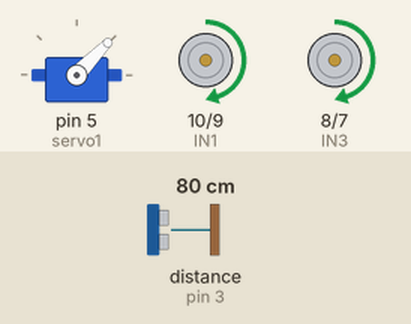
A sketch run on a simulated Arduino Uno, built with avr-gcc and run on an emulated ATmega328P. On the bench: servo, motor-driver pin pairs drawn as motors (green arrow = first pin HIGH = forward, orange = second pin HIGH = backward, longer = more drive, scaled by the enable pin). Wiring (inferred from the names in the program): ultrasonic range finder: trigger pin 2; echo pin 3. Inputs (shaded band) come from the test bench; at power-on: distance to the obstacle (sensor on pin 3) 80 cm. The echo pulse lasts 58.3 µs per cm.

Above: at 4.2 s.
4.3 s: distance to the obstacle (sensor on pin 3) set to 2 cm
At 4.75 s:
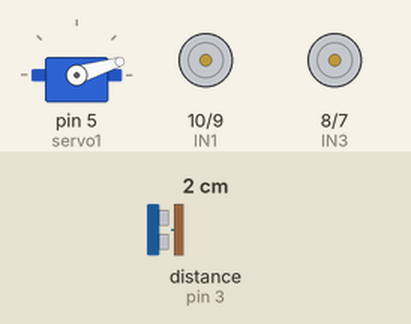
At 5.4 s:
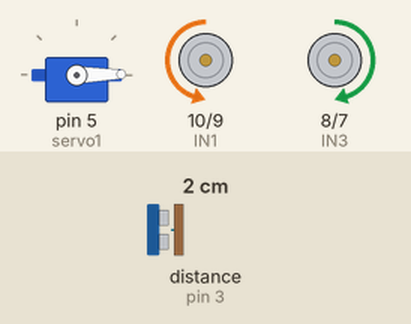
7.3 s: distance to the obstacle (sensor on pin 3) set to 28 cm
10.3 s: distance to the obstacle (sensor on pin 3) set to 34 cm
13.3 s: distance to the obstacle (sensor on pin 3) set to 4 cm
At 13.45 s:
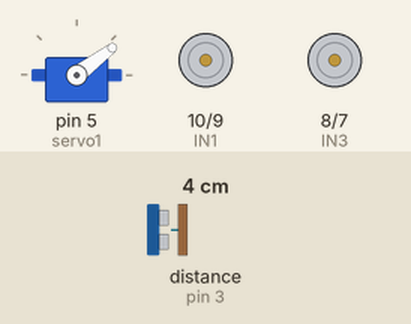
Timing chart, 0 to 17.3 s (numbered marks = the images above; inputs shaded):
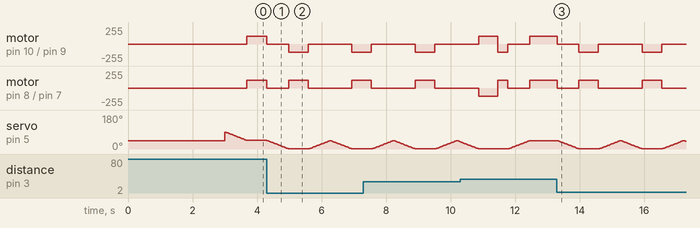

Measured:
- after the input at 4.3 s, motor on pin 10 (IN1) / pin 9 (IN2): forward 120/255 → stopped at once, → backward 120/255 0.68 s later, → stopped 0.60 s later, → backward 120/255 1.4 s later; motor on pin 8 (IN3) / pin 7 (IN4): forward 120/255 → stopped at once, → forward 120/255 0.68 s later, → stopped 0.60 s later, → forward 120/255 1.4 s later
- after the input at 13.3 s, motor on pin 10 (IN1) / pin 9 (IN2): goes stopped 0.68 s, backward 120/255 0.60 s, stopped 1.4 s, backward 120/255 0.60 s, then stopped, starting at once; motor on pin 8 (IN3) / pin 7 (IN4): goes stopped 0.68 s, forward 120/255 0.60 s, stopped 1.4 s, forward 120/255 0.60 s, then stopped, starting at once

The sketch:

script.ino
```cpp
////////////////////////////////////////////////
// Progetto ARDUINO ROBOT CAR EVITA OSTACOLI CON SERVO E HC-SR04
// Autore AMATO FRANCESCO 5G
/////////////////////////////////////////////////

#include <Servo.h> //Includo la libreria servo
Servo servo1;      //Nomino il nostro servomotore in "servo1"

//  Variabili globali
int pos = 0;
int posprec = 0;
int gradi = 0;
int incremento = 1;  // valore di incremento
int ENA=11; // ENABLE A sul pin 11
int IN1=10; // IN1 sul pin 10
int IN2=9;  // IN2 sul pin 9
int IN3=8;  // IN3 sul pin 8
int IN4=7;  // IN4 sul pin 7
int ENB=6;  // ENABLE B sul pin 6
int velocita = 120; // velocità motori (min 120 max 255, gap compreso)
int rotazione90 = 300; // tempo ritardo rotazione
float cm;              // centimetri in numeri decimali e non interi

/* Dichiarazione funzione avanti */
void avanti (void)
{
digitalWrite(IN1,1);        // Attiva il pin IN1
digitalWrite(IN2,0);        // Disattiva il pin IN2
digitalWrite(IN3,1);        // Attiva il pin IN3
digitalWrite(IN4,0);        // Disattiva il pin IN4
analogWrite(ENA, velocita); // Attiva il motore A
analogWrite(ENB, velocita); // Attiva il motore B
}

/* Dichiarazione funzione sinistra 90 gradi  */
void sx90 (void)
{
digitalWrite(IN1,0);        // Attiva il pin IN1
digitalWrite(IN2,1);        // Disattiva il pin IN2
digitalWrite(IN3,1);        // Attiva il pin IN3
digitalWrite(IN4,0);        // Disattiva il pin IN4
analogWrite(ENA, velocita); // Attiva il motore A
analogWrite(ENB, velocita); // Attiva il motore B
delay (rotazione90);        // aspetta il tempo dichiarato nella variabile "rotazione90"
analogWrite(ENA,0);         // blocca il motore A
analogWrite(ENB,0);         // blocca il motore B
}

/* Dichiarazione funzione destra 90 gradi  */
void dx90 (void)
{
digitalWrite(IN1,1);        // Attiva il pin IN1
digitalWrite(IN2,0);        // Disattiva il pin IN2
digitalWrite(IN3,0);        // Disattiva il pin IN3
digitalWrite(IN4,1);        // Attiva il pin IN4
analogWrite(ENA, velocita); // Attiva il motore A
analogWrite(ENB, velocita); // Attiva il motore B
delay (rotazione90);        // aspetta il tempo dichiarato nella variabile "rotazione90"
analogWrite(ENA,0);         // blocca il motore A
analogWrite(ENB,0);         // blocca il motore B
}

/* Dichiarazione funzione sensore  */
void sensore (void)
{
gradi = posprec;
incremento = 1;
if (pos <= posprec)     // se la variabile posizione è minore o uguale a posprec
incremento = -1;        // incrementa di -1
for(posprec = gradi; posprec != pos; posprec = posprec + incremento)
{
servo1.write(posprec);  // sposto il servomotore nella posizione posprec
delay(15);              //aspetto 15 millisecondi
}
digitalWrite(2, LOW);   //disattivo il pin 2
delayMicroseconds(2);   //aspetto 2 microsecondi
digitalWrite(2, HIGH);  //attivo il pin 2
delayMicroseconds(10);  //attendo 10 microsecondi
digitalWrite(2, LOW);   //disattivo il pin 2
cm = pulseIn(3, HIGH) / 58.0;  //funzione lettura distanza
}


void setup()
{
delay (3000);            //aspetto 3 secondi
servo1.attach(5);        // servo1 sul pin 5
servo1.write (45);       //fermo il servo a 90gradi
posprec = 90;            //imposto la variabile posprec a 90
pinMode(ENA,OUTPUT);     //Pin ENA come uscita
pinMode(ENB,OUTPUT);     //Pin ENB come uscita
pinMode(IN1,OUTPUT);
pinMode(IN2,OUTPUT);
pinMode(IN3,OUTPUT);
pinMode(IN4,OUTPUT);
pinMode(2, OUTPUT);     //Pin 2 come uscita
pinMode(3, INPUT);      //Pin 3 come entrata (lettura sensore)
analogWrite(ENA,0);     // blocca il motore A
analogWrite(ENB,0);     // blocca il motore B
}

//Ciclo programma
void loop()
{
pos = 45; //servo a 90 gradi
sensore ();   // ciclo descritto nel void sensore (void sensore (void) )

if (cm > 30)  // se cm superiore a 30
{
avanti();     // ciclo descritto nel void avanti (void avanti (void) )
}
else
{
analogWrite(ENA,0); // blocca il motore A
analogWrite(ENB,0); // blocca il motore B
pos = 0;        // imposto il servo a 0 gradi
sensore ();     // ciclo descritto nel void sensore
if (cm > 30)    // se cm superiore a 30
{
dx90 ();        // ciclo descritto nel void dx90
dx90 ();        // ciclo descritto nel void dx90
}
else
sensore ();   // ciclo descritto nel void sensore
if (cm > 30)  // se cm superiore a 30
{
sx90 ();      // ciclo descritto nel void sx90
}
else
{
sx90 ();    // ciclo descritto nel void sx90
sx90 ();    // rieseguo il ciclo descritto nel void sx90
   }
   }
   }
```
